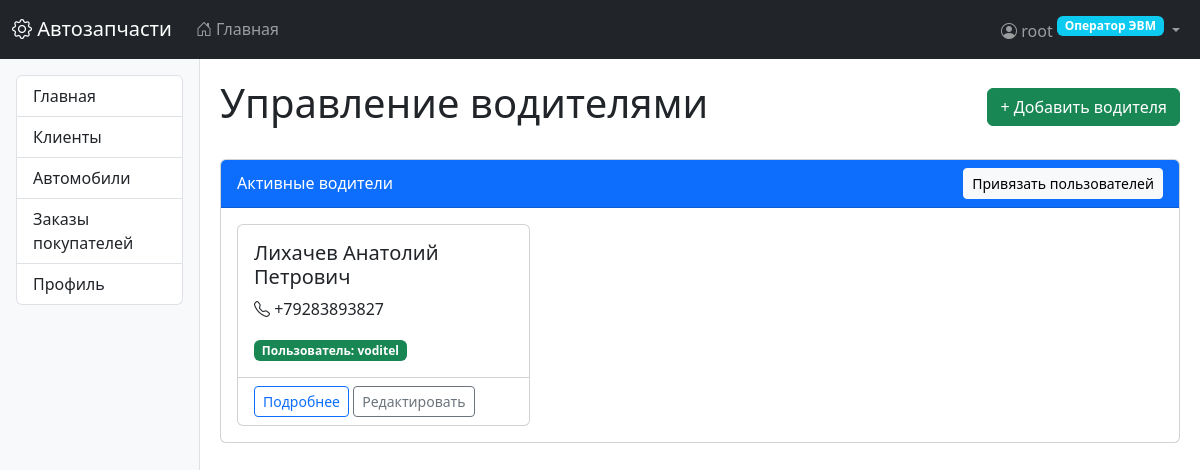
Screenshot of /core/drivers/ (signed in) with the database file from the repository.
### users/models.py (models this page shows, shortened)
class CustomUser(AbstractUser):
    class Role(models.TextChoices):
        OPERATOR = 'operator', _('Оператор ЭВМ')
        PARTS_MANAGER = 'parts_manager', _('Менеджер по деталям')
        ORDERS_MANAGER = 'orders_manager', _('Менеджер по заказам')
        SUPPLY_MANAGER = 'supply_manager', _('Менеджер по поставкам')
        STOREKEEPER = 'storekeeper', _('Кладовщик')
        DELIVERY_MANAGER = 'delivery_manager', _('Начальник службы доставки')
        DRIVER = 'driver', _('Водитель службы доставки')
    role = models.CharField(
        max_length=20,
        choices=Role.choices,
        default=Role.OPERATOR,
        verbose_name=_('Роль')
    )
    phone = models.CharField(max_length=20, blank=True, null=True, verbose_name=_('Телефон'))
    address = models.TextField(blank=True, null=True, verbose_name=_('Адрес'))
    delivery_preference = models.BooleanField(
        default=False,
        verbose_name=_('Требуется доставка')
    )
    groups = models.ManyToManyField(
        Group,
        verbose_name=_('Группы'),
        blank=True,
        related_name="custom_user_set",
        related_query_name="custom_user",
    )
    user_permissions = models.ManyToManyField(
        Permission,
        verbose_name=_('Права пользователя'),
        blank=True,
        related_name="custom_user_set",
        related_query_name="custom_user",
    )
    class Meta:
        verbose_name = _('Пользователь')
        verbose_name_plural = _('Пользователи')

### core/models.py (models this page shows, shortened)
class Driver(models.Model):
    user = models.OneToOneField(
        settings.AUTH_USER_MODEL,
        on_delete=models.CASCADE,
        related_name='driver',
        verbose_name='Пользователь',
        null=True,
        blank=True
    )
    name = models.CharField('ФИО', max_length=255)
    phone = models.CharField('Телефон', max_length=20)
    is_active = models.BooleanField('Активен', default=True)
    class Meta:
        verbose_name = 'Водитель'
        verbose_name_plural = 'Водители'

### core/views.py (the view)
# urls.py: path('drivers/', DriverListView.as_view(), name='driver_list'),
class DriverListView(RoleRequiredMixin, ListView):
    allowed_roles = ['delivery_manager']
    model = Driver
    template_name = 'core/driver_list.html'
    context_object_name = 'drivers'

### core/mixins.py (called while the page is built)
    def test_func(self):
        if not self.request.user.is_authenticated:
            return False
        if self.request.user.is_superuser:
            return True
        if self.request.user.role in self.allowed_roles:
            return True
        raise PermissionDenied("У вас нет прав для доступа к этой странице")

### templates/core/driver_list.html (shortened to what this page needs)
{% extends "base.html" %}
{% block content %}
<div class="d-flex justify-content-between align-items-center mb-4">
    <h1>Управление водителями</h1>
    <a href="{% url 'driver_create' %}" class="btn btn-success">
        + Добавить водителя
    </a>
</div>
<div class="card mb-4">
    <div class="card-header bg-primary text-white">
        <div class="d-flex justify-content-between align-items-center">
            <span>Активные водители</span>
            <a href="{% url 'driver_assign_user' %}" class="btn btn-sm btn-light">
                Привязать пользователей
            </a>
        </div>
    </div>
    <div class="card-body">
        <div class="row row-cols-1 row-cols-md-3 g-4">
            {% for driver in drivers %}
            {% if driver.is_active %}
            <div class="col">
                <div class="card h-100 card-hover">
                    <div class="card-body">
                        <h5 class="card-title">{{ driver.name }}</h5>
                        <p class="card-text">
                            <i class="bi bi-telephone"></i> {{ driver.phone }}
                        </p>
                        {% if driver.user %}
                        <span class="badge bg-success">Пользователь: {{ driver.user.username }}</span>
                        {% else %}
                        <span class="badge bg-warning text-dark">Пользователь не привязан</span>
                        {% endif %}
                    </div>
                    <div class="card-footer bg-transparent">
                        <a href="{% url 'driver_detail' driver.pk %}" class="btn btn-sm btn-outline-primary">
                            Подробнее
                        </a>
                        <a href="{% url 'driver_update' driver.pk %}" class="btn btn-sm btn-outline-secondary">
                            Редактировать
                        </a>
                    </div>
                </div>
            </div>
            {% endif %}
            {% empty %}
            <div class="col-12">
                <div class="alert alert-info">Нет активных водителей</div>
            </div>
            {% endfor %}
        </div>
    </div>
</div>
{% endblock %}

### templates/base.html (shortened to what this page needs)
<!DOCTYPE html>
<html lang="ru">
<head>
    <link href="https://cdn.jsdelivr.net/npm/bootstrap@5.3.0/dist/css/bootstrap.min.css" rel="stylesheet">
    <link rel="stylesheet" href="https://cdn.jsdelivr.net/npm/bootstrap-icons@1.10.0/font/bootstrap-icons.css">
</head>
<body>
    <nav class="navbar navbar-expand-lg navbar-dark bg-dark">
        <div class="container-fluid">
            <a class="navbar-brand" href="{% url 'home' %}">
                <i class="bi bi-gear"></i> Автозапчасти
            </a>
            <div class="collapse navbar-collapse" id="navbarMain">
                <ul class="navbar-nav me-auto">
                    <li class="nav-item">
                        <a class="nav-link" href="{% url 'home' %}">
                            <i class="bi bi-house-door"></i> Главная
                        </a>
                    </li>
                </ul>
                <ul class="navbar-nav ms-auto">
                    {% if user.is_authenticated %}
                    <li class="nav-item dropdown">
                        <a class="nav-link dropdown-toggle" href="#" role="button" data-bs-toggle="dropdown">
                            <i class="bi bi-person-circle"></i>
                            {{ user.get_full_name|default:user.username }}
                            <span class="badge bg-info role-badge">{{ user.get_role_display }}</span>
                        </a>
                    </li>
                    {% else %}
                    <li class="nav-item">
                        <a class="nav-link" href="{% url 'login' %}">
                            <i class="bi bi-box-arrow-in-right"></i> Войти
                        </a>
                    </li>
                    {% endif %}
                </ul>
            </div>
        </div>
    </nav>
    <div class="container-fluid">
        <div class="row">
            {% if user.is_authenticated %}
            <div class="col-md-2 sidebar p-3">
                <div class="list-group">
                    {% for item in menu_items %}
                    <a href="{{ item.url }}" class="list-group-item list-group-item-action">
                        {{ item.title }}
                    </a>
                    {% endfor %}
                </div>
            </div>
            <div class="col-md-10 main-content">
            {% else %}
            <div class="col-12 main-content">
            {% endif %}
                {% block content %}{% endblock %}
            </div>
        </div>
    </div>
</body>
</html>

### templates/base.html (style rules this page uses)
.sidebar { min-height: calc(100vh - 56px); background-color: #f8f9fa; border-right: 1px solid #dee2e6; }
.main-content { padding: 20px; }
.role-badge { font-size: 0.75rem; vertical-align: super; }

### rows the page displays
CustomUser: get_full_name "root", role "Оператор ЭВМ"
Driver: name "Лихачев Анатолий Петрович", phone "+79283893827", user.username "voditel"

### other values shown
{{ item.title }} "Главная" "Клиенты" "Автомобили" "Заказы покупателей" "Профиль"
